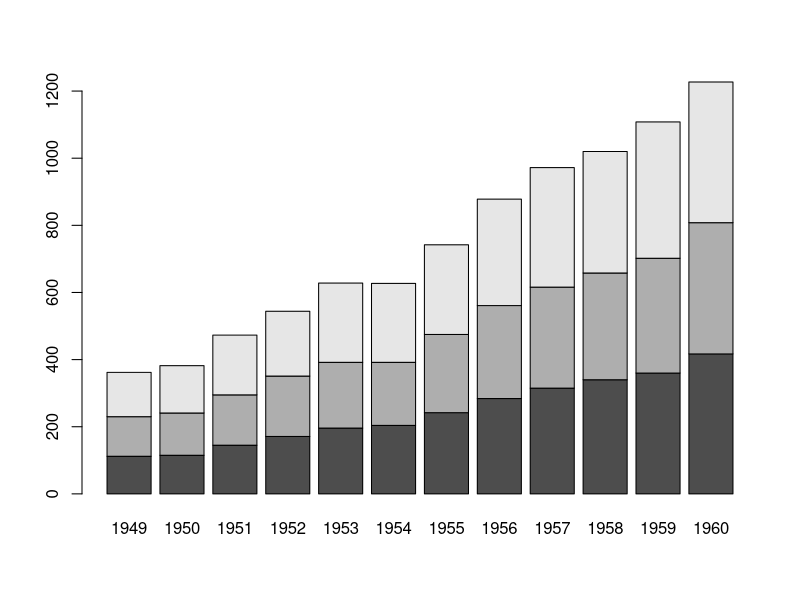
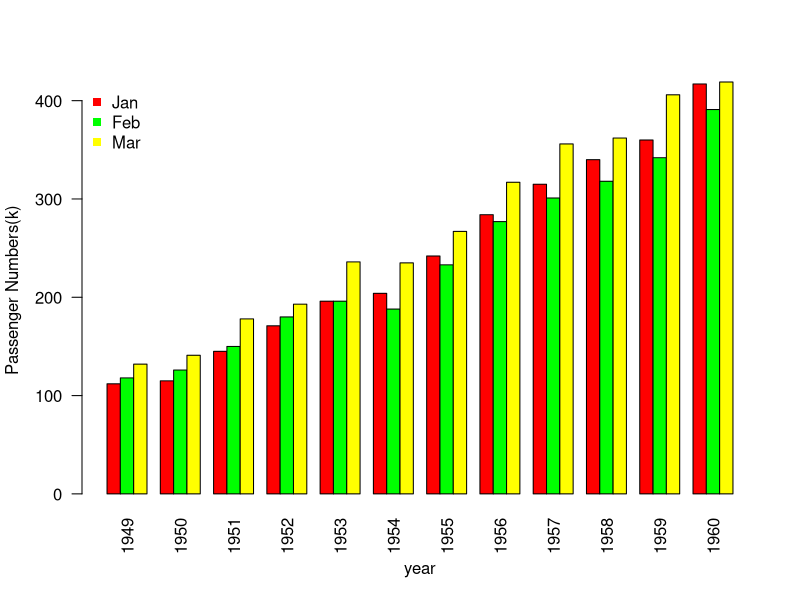

The R script that drew these images, in order:

data <- matrix(AirPassengers,nrow=12,ncol=12,byrow=T)
colnames(data) <- c("Jan","Feb","Mar","Apr","May","Jun","Jul","Aug","Sep","Oct","Nov","Dec")
rownames(data) <- c("1949","1950","1951","1952","1953","1954","1955","1956","1957","1958","1959","1960") 
data2 <- data[,1:3]
data3 <- t(data2)
barplot(data3)
barplot(data3, beside=T,xlab="year",ylab="Passenger Numbers(k)",col=c("red","green","yellow"),las=2)
legend("topleft",legend=rownames(data3), bty="n",col=c("red","green","yellow"),pch=15)
